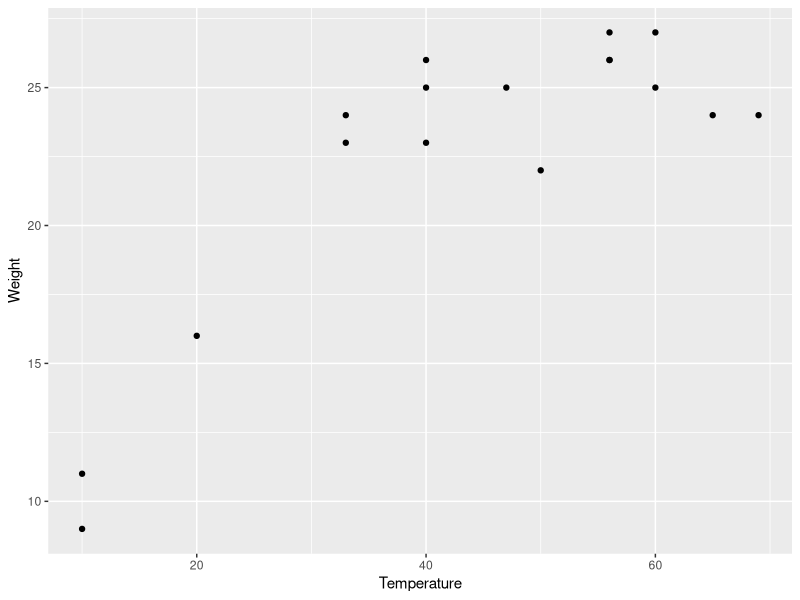
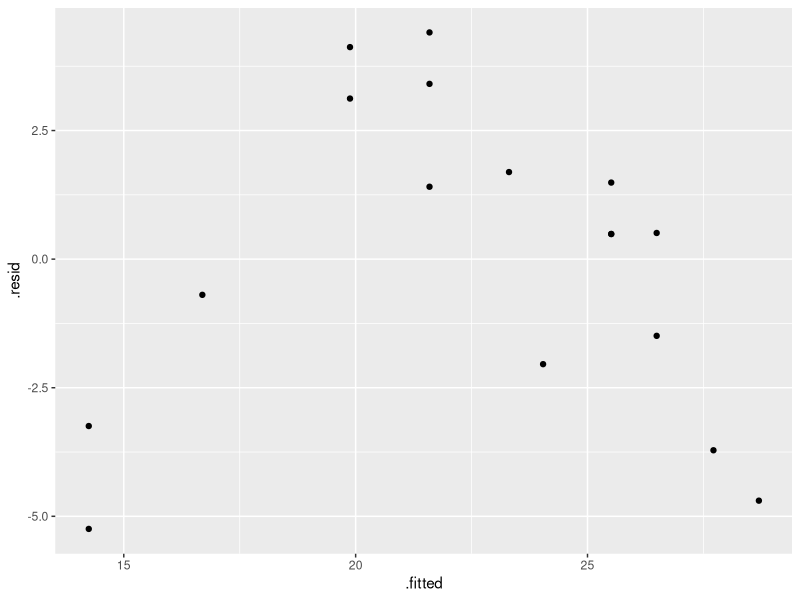
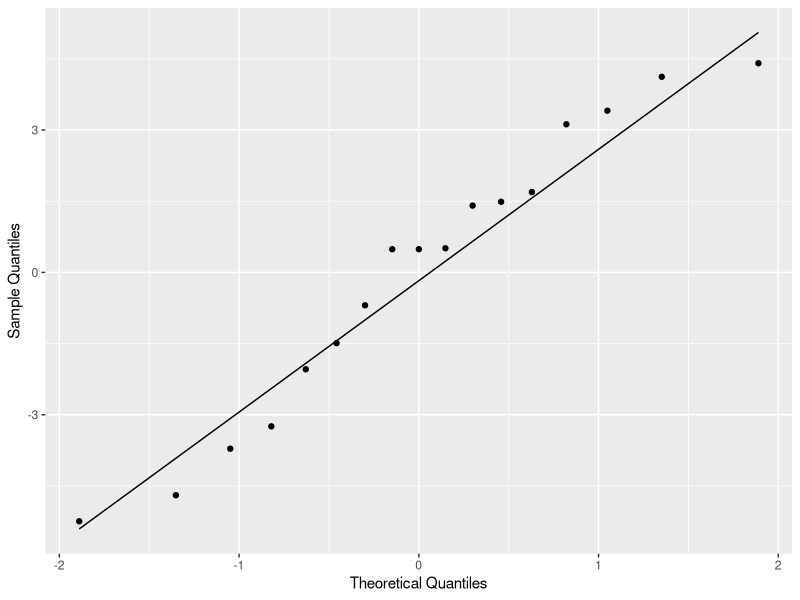
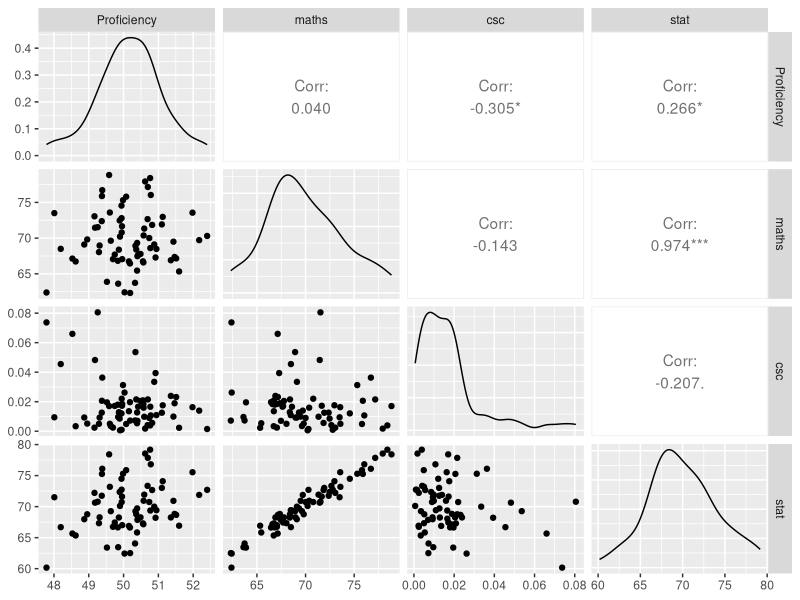

Generate these figures, in order, with R:
## ---- chunk 1
knitr::opts_chunk$set(echo = TRUE)
## ---- chunk 2
temp <- c(10, 10, 20, 33, 33, 40, 40, 40, 47, 50, 56, 56, 56, 60, 60, 65, 69)
weight <- c(11, 9, 16, 23, 24, 25, 26, 23, 25, 22, 26, 27, 26, 25, 27, 24, 24)
df <- data.frame(Temperature=temp, Weight=weight)
df

## ---- chunk 3
library(tidyverse)
ggplot(df, aes(y=Weight, x=Temperature)) + geom_point()
## ---- chunk 4
model <- lm(Weight ~ Temperature, data=df)
summary(model)
## ---- chunk 5
library(broom)
fitmodel <- augment(model)
qplot(data=fitmodel, y=.resid, x=.fitted)
## ---- chunk 6
ggplot(fitmodel, 
       aes(sample=.resid))+
  stat_qq() + 
  stat_qq_line() +
  labs(x="Theoretical Quantiles",
       y="Sample Quantiles")
## ---- chunk 7
shapiro.test(fitmodel$.resid)
## ---- chunk 8
set.seed(1)
Proficiency <- rnorm(70, mean=50)
maths <- rnorm(70, 70, sd=5)
set.seed(1)
csc <- rexp(70, 60)
set.seed(1)
stat <- maths + rnorm(70)
df <- data.frame(Proficiency=Proficiency, maths=maths, csc=csc, stat=stat)
library(GGally)
ggpairs(df)

## ---- chunk 9
model.sjp <- lm(Proficiency ~ maths + csc + stat, data=df)
summary(model.sjp)
car::vif(model.sjp)
## ---- chunk 10
x1 <- rnorm(15, mean=40)
y <- 13 + (2*x1) + rnorm(15)
df5 <- data.frame(x1=x1, Y=y)
mod5 <- lm(Y ~ x1, data=df5)
summary(mod5)

## ---- chunk 11
anova(mod5)
